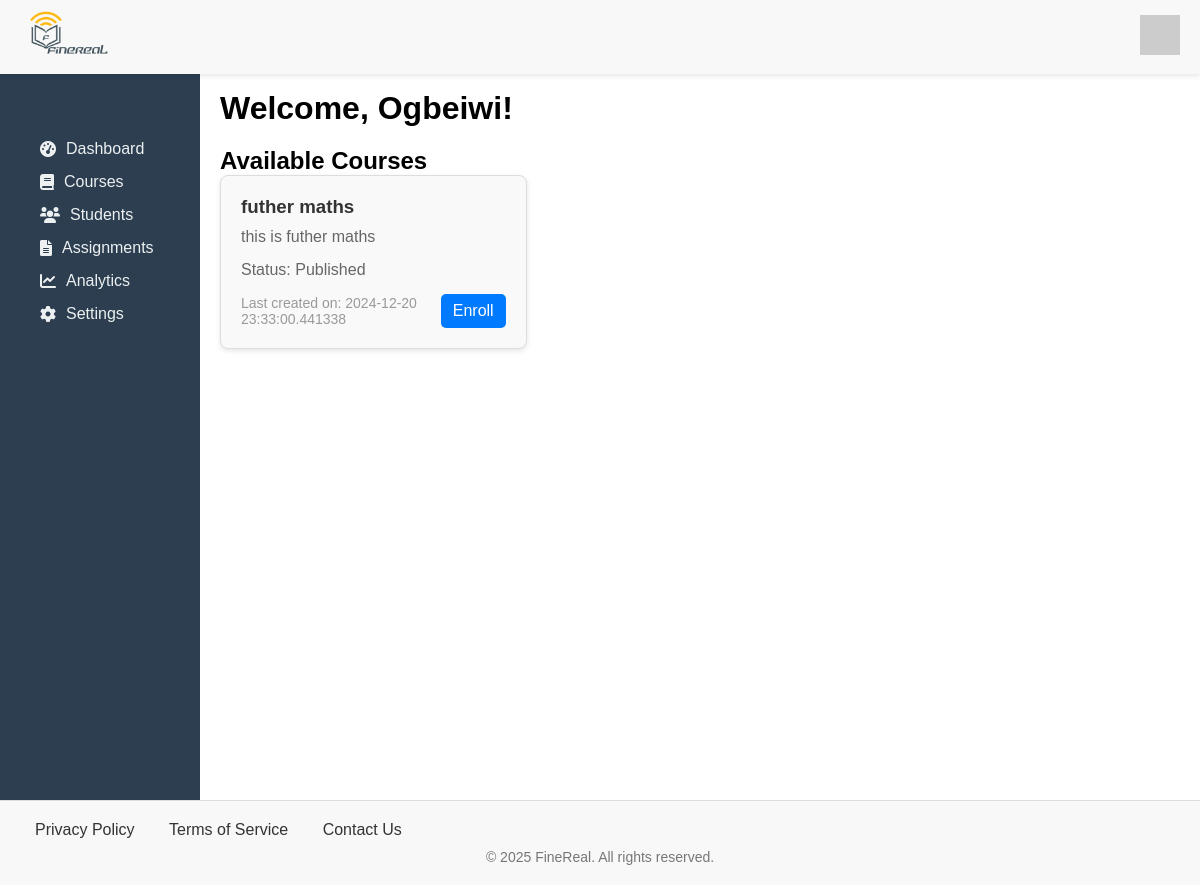
Before: /dashboard/student (signed in) with the older database file.
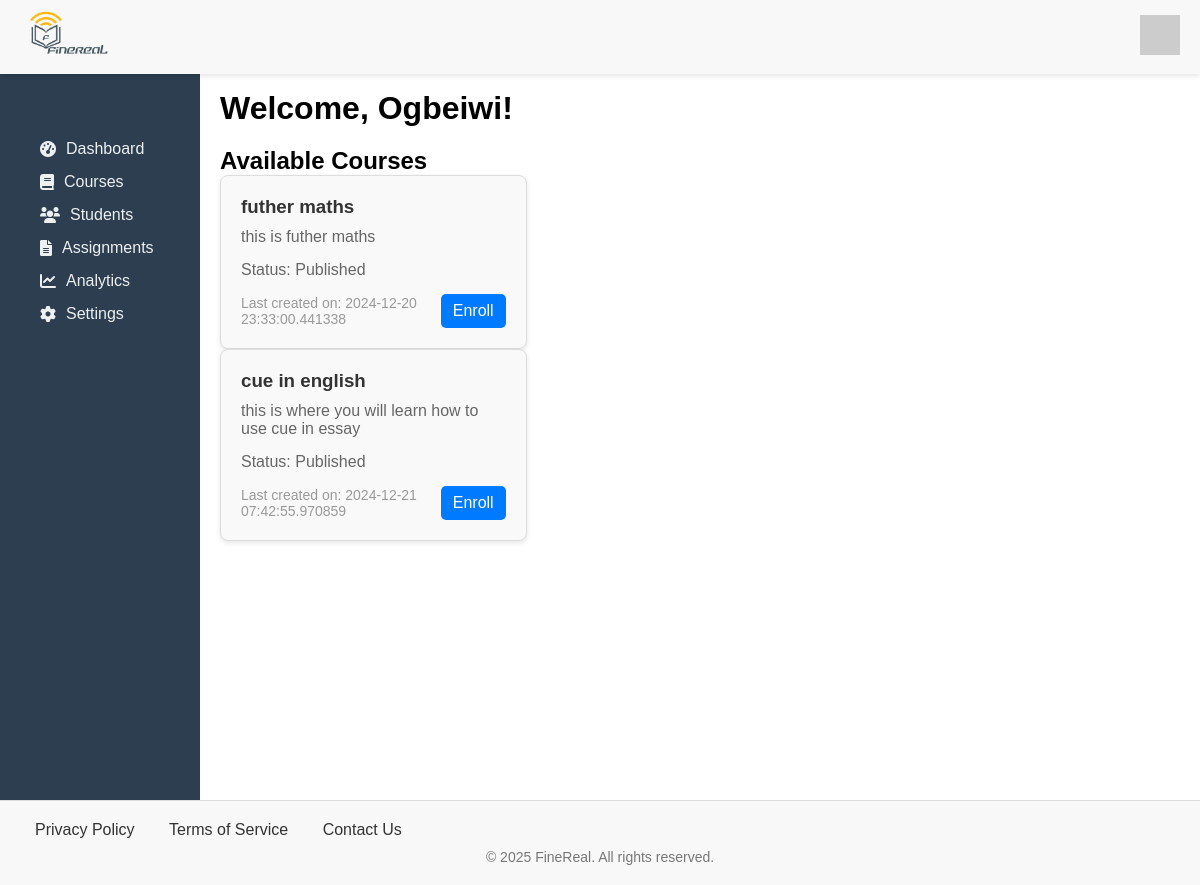
After: the same page with the newer database file.
### app/models/course.py (models this page shows)
class Course(BaseModel, db.Model):
    __tablename__ = 'courses'
    title = db.Column(db.String(255), nullable=False)
    description = db.Column(db.Text, nullable=False)
    category = db.Column(db.String(60))
    difficulty = db.Column(db.String(60), default="Beginner")
    prerequisite = db.Column(db.Text)
    status = db.Column(db.String(60))
    teacher_id = db.Column(db.Integer, db.ForeignKey('users.id'), nullable=True)
    modules = db.relationship('Module', backref='course', lazy=True)
    enrolled_students = db.relationship('Enrollment', backref='course', lazy=True)

### app/routes/dashboard.py (the view)
@app.route('/dashboard/student')
@login_required
def student_dashboard():
    p_courses = index_course()
    return render_template('sdashboard.html', user=current_user, p_courses= p_courses)

### app/models/user.py (called while the page is built)
@login_manager.user_loader
def load_user(user_id):
    return User.query.get(user_id)# PendingUser class and other functions...

### app/utils/course.py (called while the page is built)
def index_course():
    courses = Course.query.filter_by(status="Published").all()
    return courses

### app/templates/sdashboard.html
{% extends 'base.html' %}
{% block nav_links %}
<link rel="stylesheet" href="{{ url_for('static', filename='styles/index.css') }}">
<link rel="stylesheet" href="{{ url_for('static', filename='styles/style.css') }}">
<link href="https://cdnjs.cloudflare.com/ajax/libs/font-awesome/6.0.0-beta3/css/all.min.css" rel="stylesheet">
<ul>
    <li><a href="{{url_for('student_dashboard')}}"><i class="fas fa-tachometer-alt"></i> Dashboard</a></li>
    <li><a href="{{url_for('course')}}"><i class="fas fa-book"></i> Courses</a></li>
    <li><a href="#"><i class="fas fa-users"></i> Students</a></li>
    <li><a href="#"><i class="fas fa-file-alt"></i> Assignments</a></li>
    <li><a href="#"><i class="fas fa-chart-line"></i> Analytics</a></li>
    <li><a href="#"><i class="fas fa-cog"></i> Settings</a></li>
</ul>
{% endblock %}
{% block content %}
<div class="heading">
    <h1>Welcome, {{ user.last_name }}!</h1>
</div>
<section class="courses">
    <div>
        <h1>Available Courses</h1>
        <div class="published-grid">
            {% if p_courses %}
                {% for course in p_courses %}
                <div class="course-card">
                    <h3>{{ course.title }}</h3>
                    <p>{{ course.description }}</p>
                    <p>Status: {{course.status}}</p>
                    <div class="course-card-footer">
                        <span>Last created on: {{ course.created_at }}</span>
                        <a href="#"> Enroll </a>
                    </div>
                </div>
                {% endfor %}
            {% else %}
                <p>There are no available courses.</p>
            {% endif %}
        </div>
    </div>
</section>
{% endblock %}

Changed rows visible on the page:
added Course: title "cue in english", description "this is where you will learn how to use cue in essay", status "Published", created_at "2024-12-21 07:42:55.970859"
